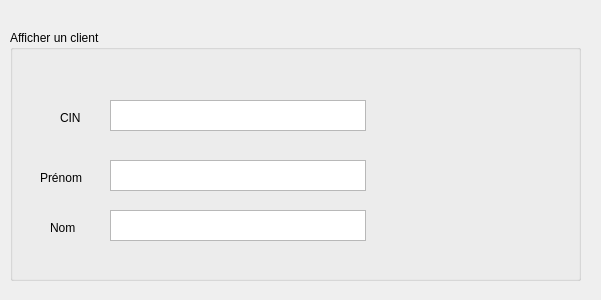
<?xml version="1.0" encoding="UTF-8"?>
<ui version="4.0">
 <class>Dialog</class>
 <widget class="QDialog" name="Dialog">
  <property name="geometry">
   <rect>
    <x>0</x>
    <y>0</y>
    <width>601</width>
    <height>300</height>
   </rect>
  </property>
  <property name="windowTitle">
   <string>Afficher un Client</string>
  </property>
  <widget class="QGroupBox" name="groupBox">
   <property name="geometry">
    <rect>
     <x>10</x>
     <y>30</y>
     <width>571</width>
     <height>251</height>
    </rect>
   </property>
   <property name="title">
    <string>Afficher un client</string>
   </property>
   <widget class="QLabel" name="label">
    <property name="geometry">
     <rect>
      <x>50</x>
      <y>80</y>
      <width>56</width>
      <height>16</height>
     </rect>
    </property>
    <property name="text">
     <string>CIN</string>
    </property>
   </widget>
   <widget class="QLabel" name="label_2">
    <property name="geometry">
     <rect>
      <x>30</x>
      <y>140</y>
      <width>56</width>
      <height>16</height>
     </rect>
    </property>
    <property name="text">
     <string>Prénom</string>
    </property>
   </widget>
   <widget class="QLabel" name="label_3">
    <property name="geometry">
     <rect>
      <x>40</x>
      <y>190</y>
      <width>56</width>
      <height>16</height>
     </rect>
    </property>
    <property name="text">
     <string>Nom</string>
    </property>
   </widget>
   <widget class="QTextBrowser" name="lineEdit_cinD">
    <property name="geometry">
     <rect>
      <x>100</x>
      <y>70</y>
      <width>256</width>
      <height>31</height>
     </rect>
    </property>
   </widget>
   <widget class="QTextBrowser" name="lineEdit_prenomD">
    <property name="geometry">
     <rect>
      <x>100</x>
      <y>130</y>
      <width>256</width>
      <height>31</height>
     </rect>
    </property>
   </widget>
   <widget class="QTextBrowser" name="lineEdit_nomD">
    <property name="geometry">
     <rect>
      <x>100</x>
      <y>180</y>
      <width>256</width>
      <height>31</height>
     </rect>
    </property>
   </widget>
  </widget>
 </widget>
 <resources/>
 <connections/>
</ui>
